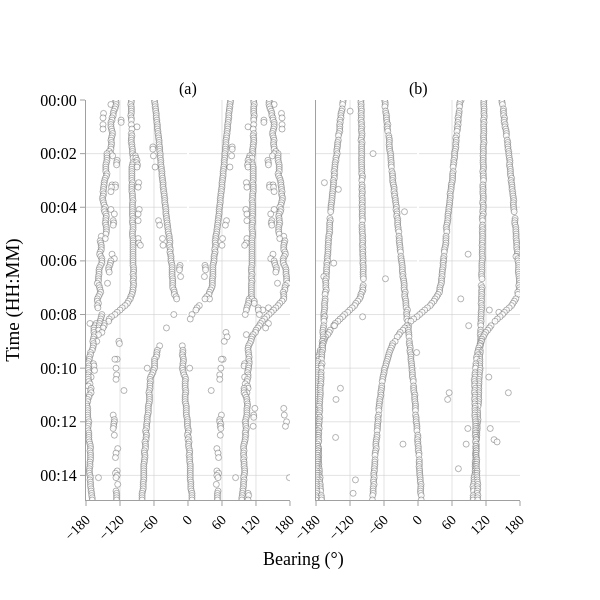

The notebook cell this image was saved under:
### Code cell
fig = make_subplots(
    rows=1, cols=2, shared_xaxes=True, shared_yaxes=True, horizontal_spacing=0.06,
    subplot_titles=["(a)", "(b)"]
)

fig.add_trace(
    go.Scatter(
        x=det_x,
        y=det_y,
        mode="markers",
        name="Detection",
        showlegend=False,
        marker=dict(
            size=6,
            line=dict(width=0.5),
            color="white",
            opacity=0.8,
        ),
        hovertemplate="Bearing: %{x:.1f}°<br>Time: %{y|%H:%M:%S}<extra></extra>",
    ),
    row=1, col=1
)

ss_det_x = []
ss_det_y = []

for t, detection_set in stone_soup_detections:
    for detection in detection_set:
        ss_det_x.append(np.rad2deg(detection.state_vector[0]))
        ss_det_y.append(t)

fig.add_trace(
    go.Scatter(
        x=ss_det_x,
        y=ss_det_y,
        mode="markers",
        name="Detection",
        showlegend=True,
        marker=dict(
            size=6,
            line=dict(width=0.5),
            color="white",
            opacity=0.8,
        ),
        hovertemplate="Bearing: %{x:.1f}°<br>Time: %{y|%H:%M:%S}<extra></extra>",
    ),
    row=1, col=2
)

fig.update_xaxes(
    range=[-180, 180],
    tickmode="linear",
    tick0=-180,
    dtick=60,
    tickangle=-45,
    tickfont=dict(size=14),
    ticks="outside",
    tickcolor="rgba(160, 160, 160, 1.0)",
    showgrid=True,
    gridcolor="rgba(200, 200, 200, 0.5)",
    showline=True,
    linecolor="rgba(160, 160, 160, 1.0)",
)
fig.add_annotation(
    text="Bearing (°)",
    xref="paper", yref="paper",
    x=0.5,
    y=-0.18,
    showarrow=False,
    font=dict(family="Times New Roman", size=18, color="black")
)

fig.update_yaxes(
    range=[timesteps[-1], timesteps[0]],
    tickformat="%H:%M",
    tickfont=dict(size=16),
    ticks="outside",
    tickcolor="rgba(160, 160, 160, 1.0)",
    showgrid=True,
    gridcolor="rgba(200, 200, 200, 0.5)",
    showline=True,
    linewidth=1,
    linecolor="rgba(160, 160, 160, 1.0)",
    autorange=False,
    title="Time (HH:MM)"
)
fig.update_yaxes(title="", ticks="", showticklabels=False, col=2)

fig.update_layout(
    width=600,
    height=600,
    margin=dict(b=100),
    font=dict(family="Times New Roman", size=16, color="black"),
    showlegend=False,
    legend=dict(
        x=1.0,
        y=1.02,
        xanchor="right",
        yanchor="bottom",
        bgcolor="rgba(255,255,255,0.0)",
        borderwidth=0,
        orientation="h"
    ),
    plot_bgcolor="white",
    paper_bgcolor="white",
)

fig.show()

fig.write_image("figs/mt_plugin_vs_ss.pdf", scale=1, width=600, height=600)

### Figure 1 — Plotly figure (JSON) as saved in the notebook; plotly's stock layout.template omitted (floating-point values rounded to 4 significant figures; data arrays with more than 128 entries replaced by an {"elided": "..."} marker saying what was removed)
{"data": [{"hovertemplate": "Bearing: %{x:.1f}°<br>Time: %{y|%H:%M:%S}<extra></extra>", "marker": {"color": "white", "line": {"width": 0.5}, "opacity": 0.8, "size": 6}, "mode": "markers", "name": "Detection", "showlegend": false, "type": "scatter", "x": {"elided": "1092 float values"}, "xaxis": "x", "y": {"elided": "1092 str values"}, "yaxis": "y"}, {"hovertemplate": "Bearing: %{x:.1f}°<br>Time: %{y|%H:%M:%S}<extra></extra>", "marker": {"color": "white", "line": {"width": 0.5}, "opacity": 0.8, "size": 6}, "mode": "markers", "name": "Detection", "showlegend": true, "type": "scatter", "x": {"elided": "1054 float values"}, "xaxis": "x2", "y": {"elided": "1054 str values"}, "yaxis": "y2"}], "layout": {"annotations": [{"font": {"size": 16}, "showarrow": false, "text": "(a)", "x": 0.235, "xanchor": "center", "xref": "paper", "y": 1, "yanchor": "bottom", "yref": "paper"}, {"font": {"size": 16}, "showarrow": false, "text": "(b)", "x": 0.765, "xanchor": "center", "xref": "paper", "y": 1, "yanchor": "bottom", "yref": "paper"}, {"font": {"color": "black", "family": "Times New Roman", "size": 18}, "showarrow": false, "text": "Bearing (°)", "x": 0.5, "xref": "paper", "y": -0.18, "yref": "paper"}], "font": {"color": "black", "family": "Times New Roman", "size": 16}, "height": 600, "legend": {"bgcolor": "rgba(255,255,255,0.0)", "borderwidth": 0, "orientation": "h", "x": 1, "xanchor": "right", "y": 1.02, "yanchor": "bottom"}, "margin": {"b": 100}, "paper_bgcolor": "white", "plot_bgcolor": "white", "showlegend": false, "width": 600, "xaxis": {"anchor": "y", "domain": [0, 0.47], "dtick": 60, "gridcolor": "rgba(200, 200, 200, 0.5)", "linecolor": "rgba(160, 160, 160, 1.0)", "range": [-180, 180], "showgrid": true, "showline": true, "tick0": -180, "tickangle": -45, "tickcolor": "rgba(160, 160, 160, 1.0)", "tickfont": {"size": 14}, "tickmode": "linear", "ticks": "outside"}, "xaxis2": {"anchor": "y2", "domain": [0.53, 1], "dtick": 60, "gridcolor": "rgba(200, 200, 200, 0.5)", "linecolor": "rgba(160, 160, 160, 1.0)", "range": [-180, 180], "showgrid": true, "showline": true, "tick0": -180, "tickangle": -45, "tickcolor": "rgba(160, 160, 160, 1.0)", "tickfont": {"size": 14}, "tickmode": "linear", "ticks": "outside"}, "yaxis": {"anchor": "x", "autorange": false, "domain": [0, 1], "gridcolor": "rgba(200, 200, 200, 0.5)", "linecolor": "rgba(160, 160, 160, 1.0)", "linewidth": 1, "range": ["2026-02-10T00:14:55", "2026-02-10T00:00:00"], "showgrid": true, "showline": true, "tickcolor": "rgba(160, 160, 160, 1.0)", "tickfont": {"size": 16}, "tickformat": "%H:%M", "ticks": "outside", "title": {"text": "Time (HH:MM)"}}, "yaxis2": {"anchor": "x2", "autorange": false, "domain": [0, 1], "gridcolor": "rgba(200, 200, 200, 0.5)", "linecolor": "rgba(160, 160, 160, 1.0)", "linewidth": 1, "matches": "y", "range": ["2026-02-10T00:14:55", "2026-02-10T00:00:00"], "showgrid": true, "showline": true, "showticklabels": false, "tickcolor": "rgba(160, 160, 160, 1.0)", "tickfont": {"size": 16}, "tickformat": "%H:%M", "ticks": "", "title": {"text": ""}}}}
